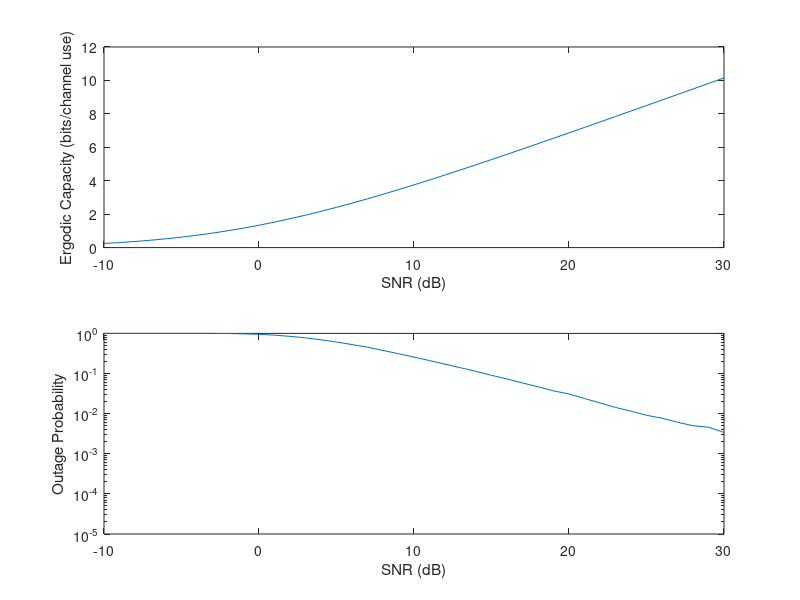

Recreate this plot in MATLAB.
num_fadings = 10000; % Number of fading realizations
SNR_dB_vec = -10:1:30; % Vector of SNR values in dB
SNR_vec = 10.^(SNR_dB_vec/10); % Vector of SNR values in linear scale
R = 2; % Target rate in bits/channel use
% Generate fading coefficients
h = sqrt(1/2)*(randn(num_fadings,1) + 1i*randn(num_fadings,1));
% Compute the ergodic capacity for each SNR value
C = zeros(length(SNR_vec),1);
for i = 1:length(SNR_vec)
   SNR = SNR_vec(i);
   C(i) = mean(log2(1 + SNR*R*abs(h).^2)); % Ergodic capacity
end
% Compute the outage probability for each SNR value
Pout = zeros(length(SNR_vec),1);
for i = 1:length(SNR_vec)
   SNR = SNR_vec(i);
   Pout(i) = mean(log2(1 + SNR*abs(h).^2) < R); % Outage probability
end
% Plot the results
figure;
subplot(2,1,1);
plot(SNR_dB_vec, C);
xlabel('SNR (dB)');
ylabel('Ergodic Capacity (bits/channel use)');
subplot(2,1,2);
semilogy(SNR_dB_vec, Pout);
xlabel('SNR (dB)');
ylabel('Outage Probability');
ylim([1e-5 1]);
